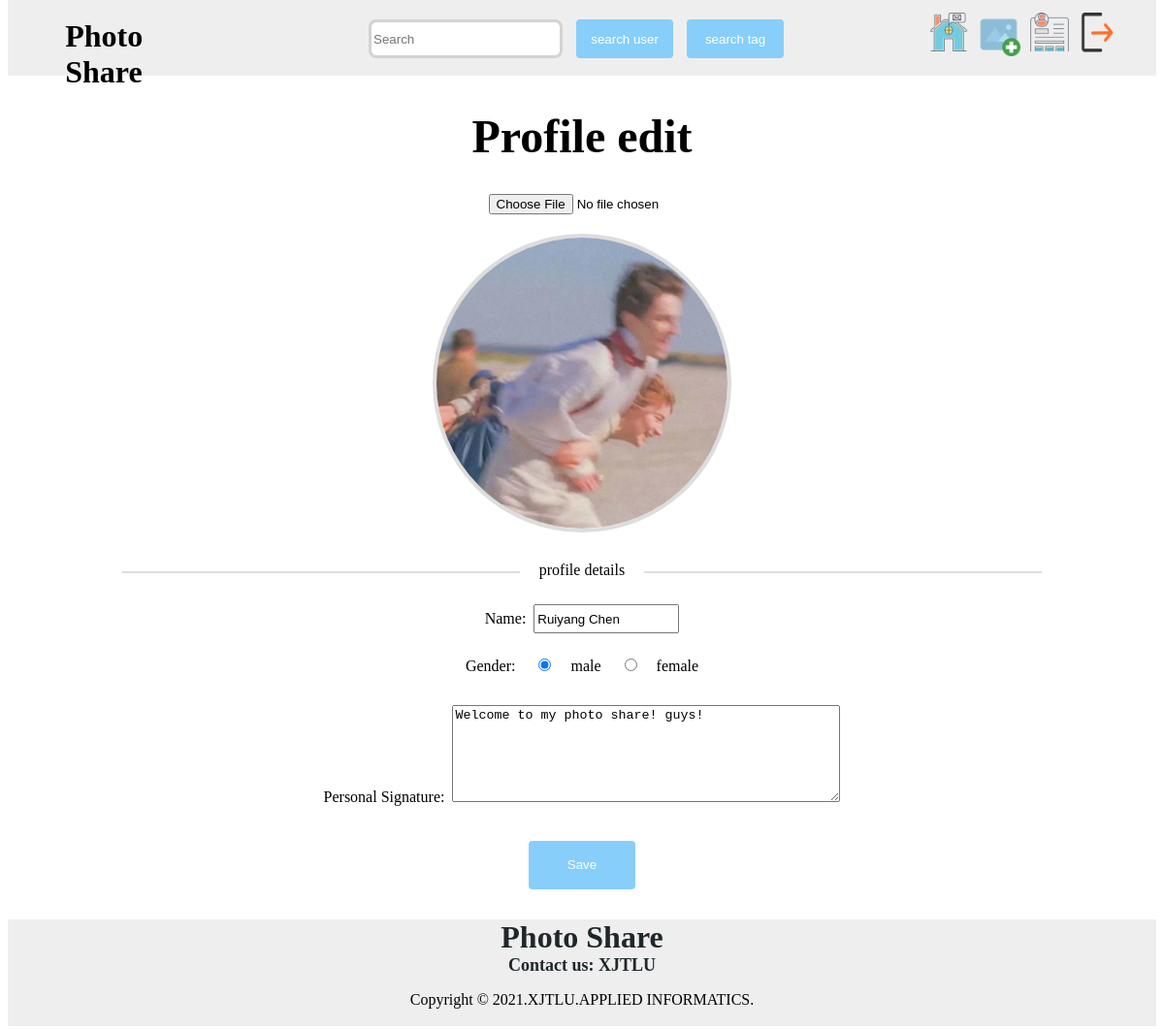
The app's page /editProfile.php (signed in) with its own data.
### tables this page shows
CREATE TABLE `profile` (
  `username` varchar(10) NOT NULL,
  `name` varchar(30) NOT NULL,
  `gender` varchar(6) NOT NULL,
  `header` varchar(100) NOT NULL,
  `signature` varchar(200) DEFAULT NULL
);

### editProfile.php (the view, shortened to what this page needs)
<html>
<head>
    <link href="pageStyle.css" rel="stylesheet" charset="utf-8>
</head>
<body>
<?php
include("topPage.php");
include("dbConnection.php");
$username = $_SESSION['username'];
$result = mysqli_query($mysqli, "SELECT * FROM profile where username='$username'");
while ($row = $result->fetch_assoc()) {
    $name = $row['name'];
    $personalSignature = $row['signature'];
    $header = $row['header'];
    $gender = $row['gender'];
}
echo "<div class=\"addphoto\">";
echo "<h1>Profile edit</h1>";
echo "<form action=\"#\" method=\"post\" class=\"profileAddForm\" “ enctype=\"multipart/form-data\">";
echo "      <input class=\"fileselect\" type=\"file\" name=\"chooseFile\" value=\"\" onchange=\"showImg(this)\"></input><br>";
echo "      <img id=\"preview\" alt=\"profile photo to be added\" src=\"profilePhotos/$header\">";
echo "<div class=\"line\"><span>profile details</span></div>";
echo " <label>Name:&nbsp;";
echo "      <input class=\"name\" type=\"text\" name=\"realname\" value=\"$name\"></input></label>";
if ($gender == 'male')
{
echo " <fieldset class=\"select\">";
echo "      <label>Gender:</label>";
echo "      <input type=\"radio\" name=\"radio\" value=\"male\" checked=\"true\">male";
echo "      <input type=\"radio\" name=\"radio\" value=\"female\">female";
echo " </fieldset>";
}
else{
    echo " <fieldset class=\"select\">";
    echo "      <label>Gender:</label>";
    echo "      <input type=\"radio\" name=\"radio\" value=\"male\" >male";
    echo "      <input type=\"radio\" name=\"radio\" value=\"female\" checked=\"true\">female";
    echo " </fieldset>";
}
echo " <fieldset class=\"alltags\">";
echo " <label> Personal Signature:&nbsp;";
echo "      <textarea class=\"signature\" type=\"text\" name=\"signature\">$personalSignature</textarea></label>";
echo " </fieldset>";
echo " <fieldset class=\"button\">";
echo "      <input type=\"submit\" name=\"Save\" value=\"Save\"></input>";
echo " </fieldset>";
echo " </form>";
echo "</div>";
include("footer.php");
?>
</body>
</html>

### pageStyle.css (style rules this page uses)
.addphoto { width: 100%; margin: 0 auto; }
.addphoto h1 { text-align: center; font-family: "Times New Roman", Times, serif; font-size: xxx-large; color: black; margin-top: 25px; }
.fileselect { margin-left: 60px; margin-bottom: 20px; }
.select { border: 0; }
.select input { margin: 20px; }
.alltags { margin-bottom: 20px; border: 0; }
.button { border: 0; }
.button input { background-color: lightskyblue; border: lightskyblue solid 2px; border-radius: 4px; color: white; width: 110px; height: 50px; }
.line { height: 2px; width: 80%; border-top: 2px solid #ddd; margin-top: 40px; margin-bottom: 10px; margin-left: 10%; text-align: center; }
.line span { position: relative; top: -12px; background: #fff; padding: 0 20px; }
.profileAddForm { text-align: center; }
.profileAddForm img { width: 300px; height: 300px; border: 4px solid #ddd; border-radius: 50%; }
.name { margin-top: 20px; width: 150px; height: 30px; }
.signature { width: 400px; height: 100px; }

### top_footer.css (style rules this page uses)
div { width: 20px; }

### records on screen
profile: header (picture), realname "Ruiyang Chen", signature "Welcome to my photo share! guys!"

### other values on screen
$contact "Contact us: XJTLU"
